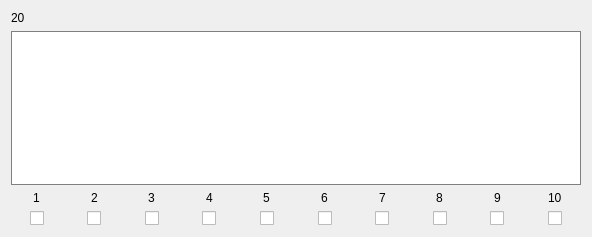
            <widget class="QWidget" name="scrollAreaWidgetContents_178">
             <property name="geometry">
              <rect>
               <x>0</x>
               <y>0</y>
               <width>592</width>
               <height>237</height>
              </rect>
             </property>
             <layout class="QVBoxLayout" name="verticalLayout_118">
              <item>
               <widget class="QLabel" name="Name_20">
                <property name="text">
                 <string>20</string>
                </property>
               </widget>
              </item>
              <item>
               <widget class="QTextEdit" name="Text_20">
                <property name="styleSheet">
                 <string notr="true">border: 1px solid gray</string>
                </property>
               </widget>
              </item>
              <item>
               <layout class="QHBoxLayout" name="horizontalLayout_22">
                <property name="bottomMargin">
                 <number>0</number>
                </property>
                <item>
                 <layout class="QVBoxLayout" name="verticalLayout_203">
                  <property name="rightMargin">
                   <number>0</number>
                  </property>
                  <property name="bottomMargin">
                   <number>0</number>
                  </property>
                  <item alignment="Qt::AlignHCenter">
                   <widget class="QLabel" name="label_182">
                    <property name="text">
                     <string>1</string>
                    </property>
                   </widget>
                  </item>
                  <item alignment="Qt::AlignHCenter">
                   <widget class="QCheckBox" name="Check_20_1">
                    <property name="text">
                     <string/>
                    </property>
                   </widget>
                  </item>
                 </layout>
                </item>
                <item>
                 <layout class="QVBoxLayout" name="verticalLayout_204">
                  <property name="rightMargin">
                   <number>0</number>
                  </property>
                  <property name="bottomMargin">
                   <number>0</number>
                  </property>
                  <item alignment="Qt::AlignHCenter">
                   <widget class="QLabel" name="label_183">
                    <property name="text">
                     <string>2</string>
                    </property>
                   </widget>
                  </item>
                  <item alignment="Qt::AlignHCenter">
                   <widget class="QCheckBox" name="Check_20_2">
                    <property name="text">
                     <string/>
                    </property>
                   </widget>
                  </item>
                 </layout>
                </item>
                <item>
                 <layout class="QVBoxLayout" name="verticalLayout_205">
                  <property name="rightMargin">
                   <number>0</number>
                  </property>
                  <property name="bottomMargin">
                   <number>0</number>
                  </property>
                  <item alignment="Qt::AlignHCenter">
                   <widget class="QLabel" name="label_184">
                    <property name="text">
                     <string>3</string>
                    </property>
                   </widget>
                  </item>
                  <item alignment="Qt::AlignHCenter">
                   <widget class="QCheckBox" name="Check_20_3">
                    <property name="text">
                     <string/>
                    </property>
                   </widget>
                  </item>
                 </layout>
                </item>
                <item>
                 <layout class="QVBoxLayout" name="verticalLayout_206">
                  <property name="rightMargin">
                   <number>0</number>
                  </property>
                  <property name="bottomMargin">
                   <number>0</number>
                  </property>
                  <item alignment="Qt::AlignHCenter">
                   <widget class="QLabel" name="label_185">
                    <property name="text">
                     <string>4</string>
                    </property>
                   </widget>
                  </item>
                  <item alignment="Qt::AlignHCenter">
                   <widget class="QCheckBox" name="Check_20_4">
                    <property name="text">
                     <string/>
                    </property>
                   </widget>
                  </item>
                 </layout>
                </item>
                <item>
                 <layout class="QVBoxLayout" name="verticalLayout_207">
                  <property name="rightMargin">
                   <number>0</number>
                  </property>
                  <property name="bottomMargin">
                   <number>0</number>
                  </property>
                  <item alignment="Qt::AlignHCenter">
                   <widget class="QLabel" name="label_186">
                    <property name="text">
                     <string>5</string>
                    </property>
                   </widget>
                  </item>
                  <item alignment="Qt::AlignHCenter">
                   <widget class="QCheckBox" name="Check_20_5">
                    <property name="text">
                     <string/>
                    </property>
                   </widget>
                  </item>
                 </layout>
                </item>
                <item>
                 <layout class="QVBoxLayout" name="verticalLayout_208">
                  <property name="rightMargin">
                   <number>0</number>
                  </property>
                  <property name="bottomMargin">
                   <number>0</number>
                  </property>
                  <item alignment="Qt::AlignHCenter">
                   <widget class="QLabel" name="label_187">
                    <property name="text">
                     <string>6</string>
                    </property>
                   </widget>
                  </item>
                  <item alignment="Qt::AlignHCenter">
                   <widget class="QCheckBox" name="Check_20_6">
                    <property name="text">
                     <string/>
                    </property>
                   </widget>
                  </item>
                 </layout>
                </item>
                <item>
                 <layout class="QVBoxLayout" name="verticalLayout_209">
                  <property name="rightMargin">
                   <number>0</number>
                  </property>
                  <property name="bottomMargin">
                   <number>0</number>
                  </property>
                  <item alignment="Qt::AlignHCenter">
                   <widget class="QLabel" name="label_188">
                    <property name="text">
                     <string>7</string>
                    </property>
                   </widget>
                  </item>
                  <item alignment="Qt::AlignHCenter">
                   <widget class="QCheckBox" name="Check_20_7">
                    <property name="text">
                     <string/>
                    </property>
                   </widget>
                  </item>
                 </layout>
                </item>
                <item>
                 <layout class="QVBoxLayout" name="verticalLayout_210">
                  <property name="rightMargin">
                   <number>0</number>
                  </property>
                  <property name="bottomMargin">
                   <number>0</number>
                  </property>
                  <item alignment="Qt::AlignHCenter">
                   <widget class="QLabel" name="label_189">
                    <property name="text">
                     <string>8</string>
                    </property>
                   </widget>
                  </item>
                  <item alignment="Qt::AlignHCenter">
                   <widget class="QCheckBox" name="Check_20_8">
                    <property name="text">
                     <string/>
                    </property>
                   </widget>
                  </item>
                 </layout>
                </item>
                <item>
                 <layout class="QVBoxLayout" name="verticalLayout_211">
                  <property name="rightMargin">
                   <number>0</number>
                  </property>
                  <property name="bottomMargin">
                   <number>0</number>
                  </property>
                  <item alignment="Qt::AlignHCenter">
                   <widget class="QLabel" name="label_190">
                    <property name="text">
                     <string>9</string>
                    </property>
                   </widget>
                  </item>
                  <item alignment="Qt::AlignHCenter">
                   <widget class="QCheckBox" name="Check_20_9">
                    <property name="text">
                     <string/>
                    </property>
                   </widget>
                  </item>
                 </layout>
                </item>
                <item>
                 <layout class="QVBoxLayout" name="verticalLayout_212">
                  <property name="rightMargin">
                   <number>0</number>
                  </property>
                  <property name="bottomMargin">
                   <number>0</number>
                  </property>
                  <item alignment="Qt::AlignHCenter">
                   <widget class="QLabel" name="label_191">
                    <property name="text">
                     <string>10</string>
                    </property>
                   </widget>
                  </item>
                  <item alignment="Qt::AlignHCenter">
                   <widget class="QCheckBox" name="Check_20_10">
                    <property name="text">
                     <string/>
                    </property>
                   </widget>
                  </item>
                 </layout>
                </item>
               </layout>
              </item>
             </layout>
            </widget>
